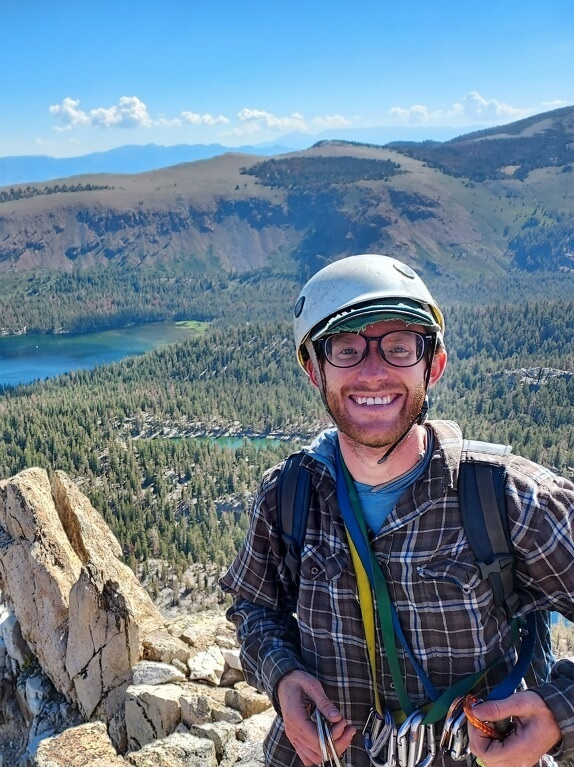
#> input picture HomePics/pic_0.JPG, 574 x 767 px, found by its file name; its folder holds only this picture in this run
$ python PhotoChop.py
#> lines starting #> are read from the running program, lines starting #| are printed output that depends on the picture
"""
Python script to chop up images into smaller rectangles
"""

import os
from PIL import Image, ImageOps
from pathlib import Path


def_path = Path('HomePics')

"""
makeChops: take some images and chop them up,
producing new images

Args:
	vert_cuts (nonneg int)
	horiz_cuts (nonneg int)


Returns:
	a new directory filled with chopped images
	dir_path\chops
	img.jpg becomes a bunch of img_i_j.jpg as i = 1...vert_cuts and j = 1...horiz_cuts
"""

def makeChops(ncol, nrow, dir_path = def_path):
#> called with ncol = 3, nrow = 3
	path = Path(dir_path) / "chops"
	os.mkdir(path)

	numPics = len(os.listdir(def_path))

	for i in range(numPics-1):
		im = Image.open(dir_path / f"pic_{i}.jpg")
#> im is the input picture: PIL image 574x767 RGB; mean R, G, B 106.9, 126.6, 143.4
		im = ImageOps.exif_transpose(im)
		xinc = im.size[0]/ncol
#> xinc = 191.3
		yinc = im.size[1]/nrow
#> yinc = 255.7

		for y in range(nrow):
			for x in range(ncol):
				smallBox = (x*xinc, y*yinc, (x+1)*xinc, (y+1)*yinc)
				smallIm = im.crop(smallBox)
				outfile = path / f'pic_{i}_{y}_{x}.jpg'
				smallIm.save(outfile)
#> this loop made 3 passes
#> pass 1, in makeChops, `smallIm.save(outfile)`:
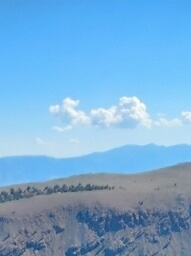
#> saved as pic_0_0_0.jpg: PIL image 191x256 RGB; mean R, G, B 120.1, 172.4, 213.2
#> pass 1, in makeChops, `smallIm.save(outfile)`:
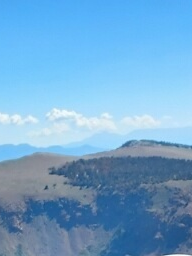
#> saved as pic_0_0_1.jpg: PIL image 192x256 RGB; mean R, G, B 113.4, 166.4, 207.3
#> pass 1, in makeChops, `smallIm.save(outfile)`:
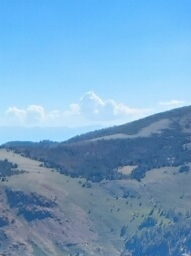
#> saved as pic_0_0_2.jpg: PIL image 191x256 RGB; mean R, G, B 116.5, 163, 200
#> pass 2, in makeChops, `smallIm.save(outfile)`:
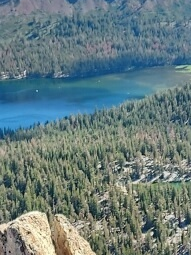
#> saved as pic_0_1_0.jpg: PIL image 191x255 RGB; mean R, G, B 103.9, 124.3, 125.8
#> after the loop:
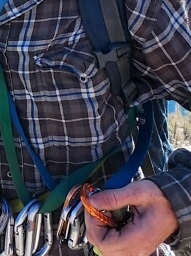
#> smallIm: PIL image 191x256 RGB; mean R, G, B 66.9, 65, 79

makeChops(3,3)
